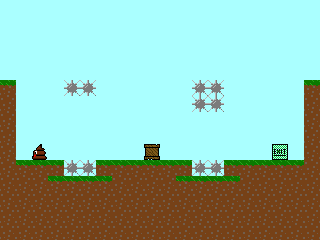

A level layout from a 2D game, rendered from its tile map. Below: a short description, then the map file with its tile-grid data intact:
An orthogonal 20x15 tile map with 16x16 px tiles, 1 tile layer (Tile Layer 1).

<map version="1.2" tiledversion="1.2.5" orientation="orthogonal" renderorder="right-down" width="20" height="15" tilewidth="16" tileheight="16" infinite="0" backgroundcolor="#aaffff" nextlayerid="8" nextobjectid="1">
 <tileset firstgid="1" source="tiles.tsx" />
 <layer id="7" name="Tile Layer 1" width="20" height="15">
  <data encoding="csv">
1,1,1,1,1,1,1,1,1,1,1,1,1,1,1,1,1,1,1,1,
1,1,1,1,1,1,1,1,1,1,1,1,1,1,1,1,1,1,1,1,
1,1,1,1,1,1,1,1,1,1,1,1,1,1,1,1,1,1,1,1,
1,1,1,1,1,1,1,1,1,1,1,1,1,1,1,1,1,1,1,1,
1,1,1,1,1,1,1,1,1,1,1,1,1,1,1,1,1,1,1,1,
2,1,1,1,3,3,1,1,1,1,1,1,3,3,1,1,1,1,1,2,
18,1,1,1,1,1,1,1,1,1,1,1,3,3,1,1,1,1,1,18,
18,1,1,1,1,1,1,1,1,1,1,1,1,1,1,1,1,1,1,18,
18,1,1,1,1,1,1,1,1,1,1,1,1,1,1,1,1,1,1,18,
18,1,5,1,1,1,1,1,1,4,1,1,1,1,1,1,1,7,1,18,
18,2,2,2,3,3,2,2,2,2,2,2,3,3,2,2,2,2,2,18,
18,18,18,2,2,2,2,18,18,18,18,2,2,2,2,18,18,18,18,18,
18,18,18,18,18,18,18,18,18,18,18,18,18,18,18,18,18,18,18,18,
18,18,18,18,18,18,18,18,18,18,18,18,18,18,18,18,18,18,18,18,
18,18,18,18,18,18,18,18,18,18,18,18,18,18,18,18,18,18,18,18
</data>
 </layer>
</map>
